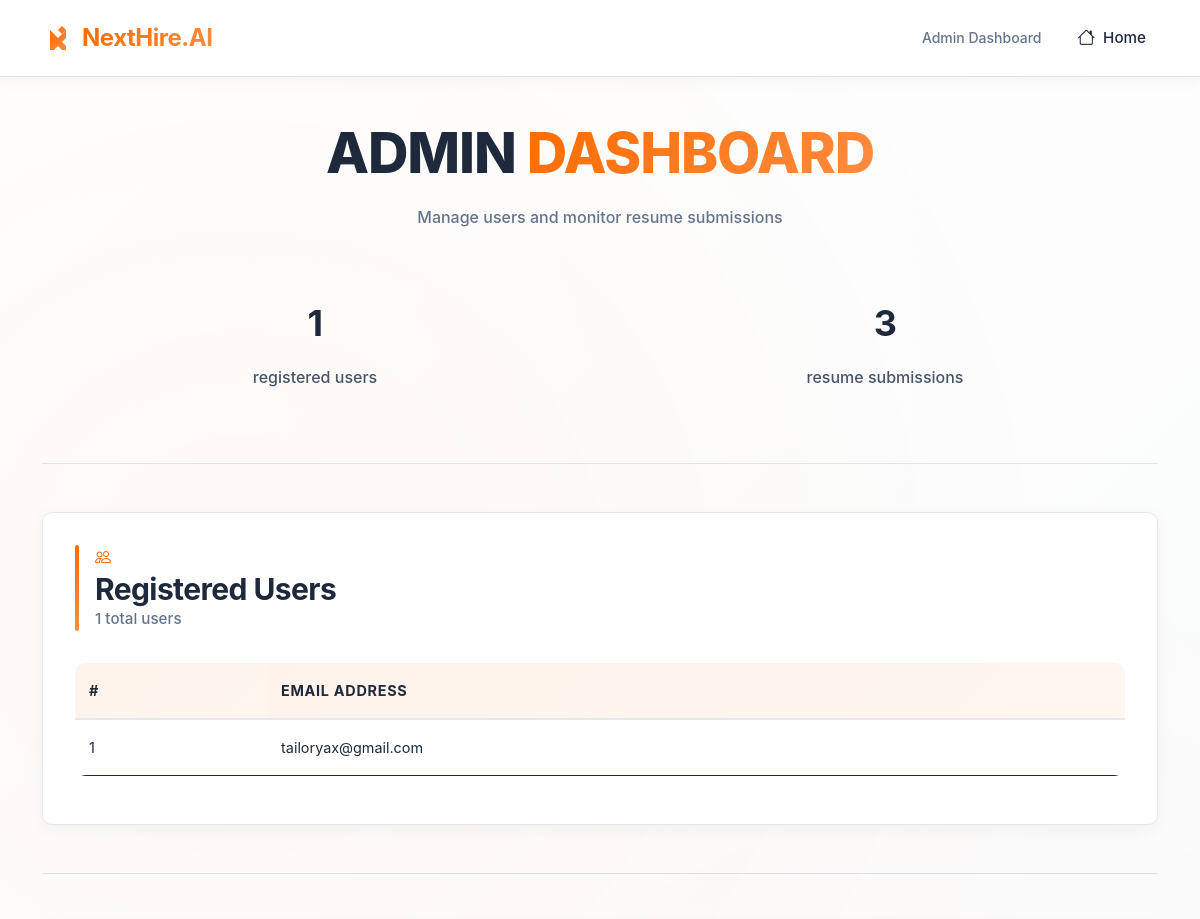
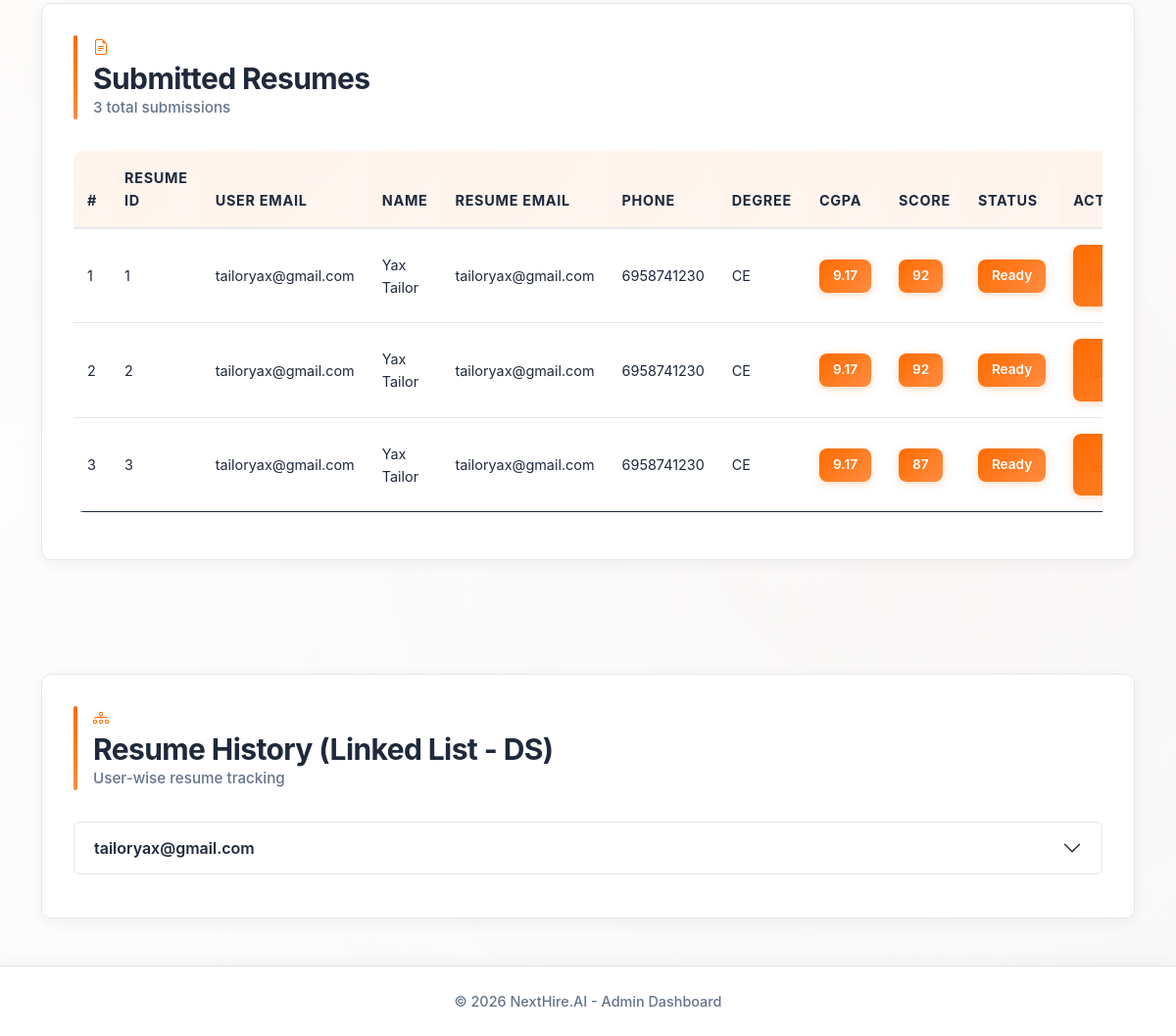
The app's page /admin_dashboard (signed in), older data (2 pictures, top to bottom).
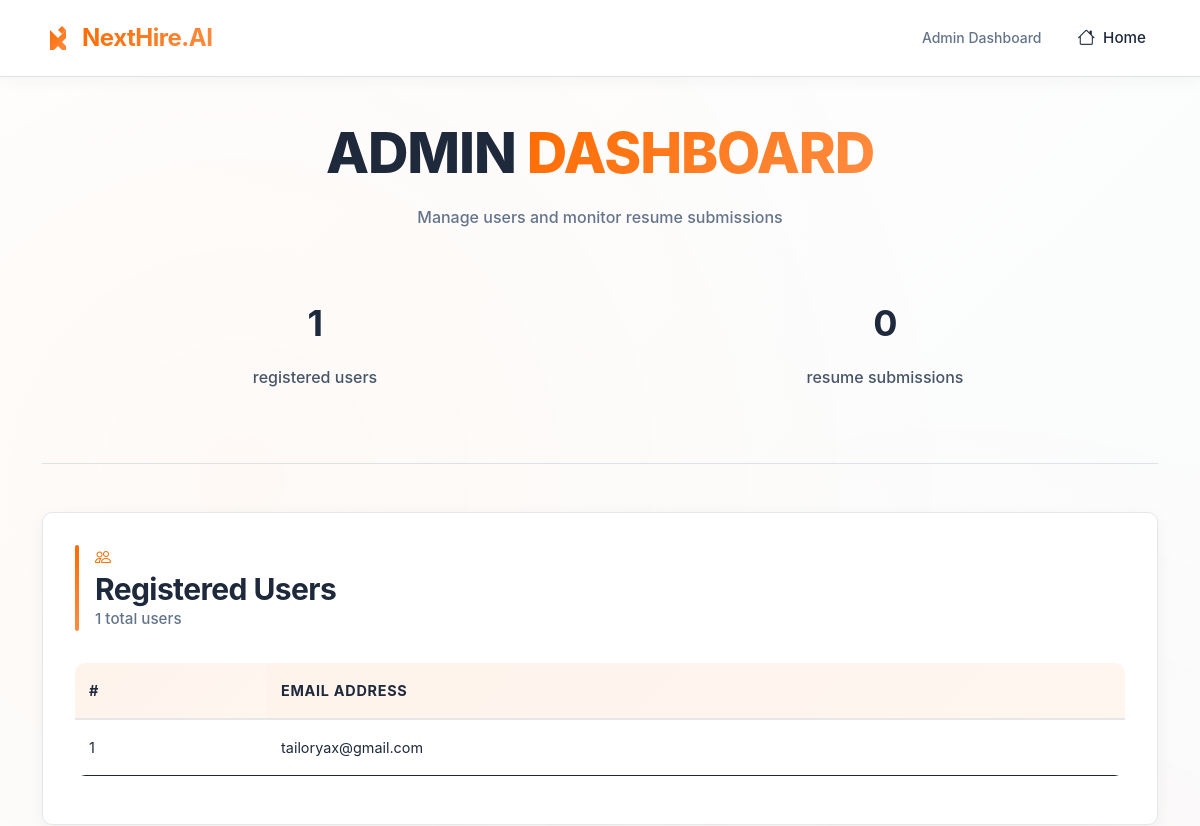
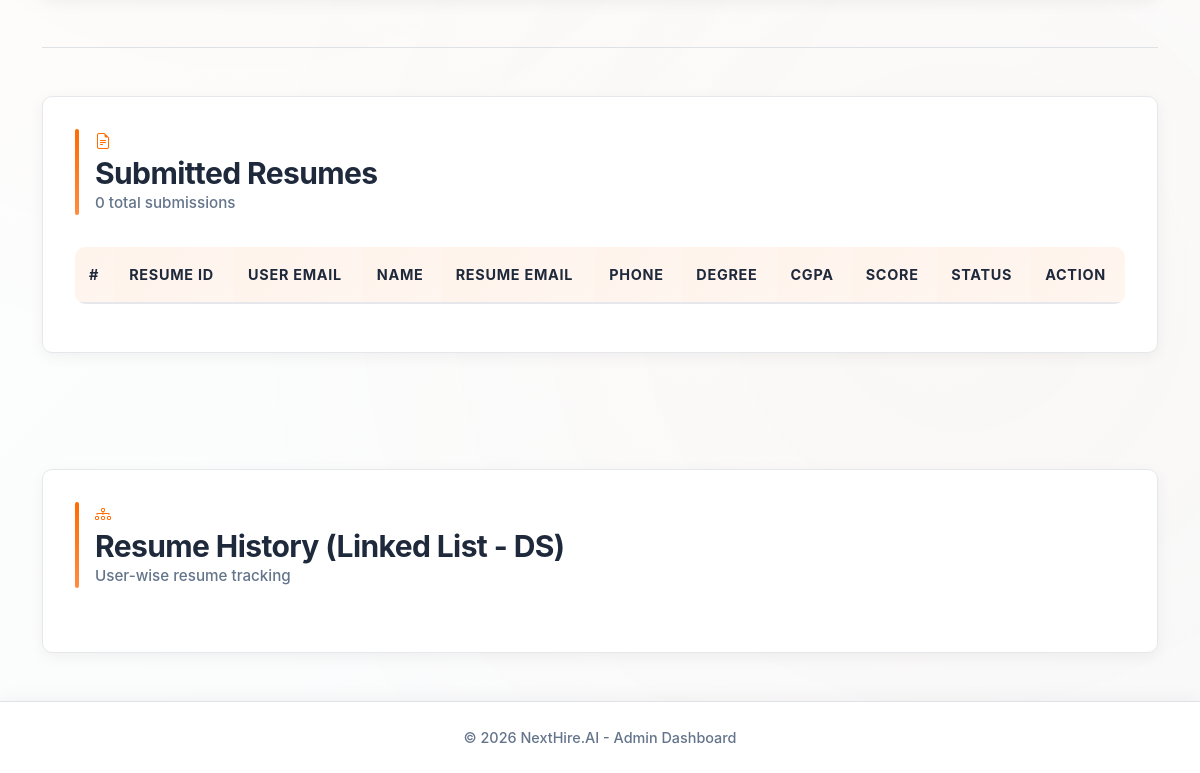
The same page, newer data (2 pictures, top to bottom).
### tables this page shows
CREATE TABLE users (
            email TEXT PRIMARY KEY,
            password TEXT
        );

CREATE TABLE resumes (
        id INTEGER PRIMARY KEY AUTOINCREMENT,
        user_email TEXT,
        name TEXT,
        phone TEXT,
        email TEXT,
        degree TEXT,
        cgpa TEXT,
        skills TEXT,
        projects TEXT,
        file_path TEXT
    , score INTEGER, status TEXT, created_at TEXT, github_username TEXT, city TEXT, about_yourself TEXT, job_fit_score INTEGER DEFAULT 0, report_pdf_path TEXT, pdf_report BLOB, pdf_generated_at TEXT);

### app.py (the view)
@app.route("/admin_dashboard")
def admin_dashboard():
    if not session.get("admin"):
        return "Unauthorized", 401
    if not user_resume_history:
        rebuild_resume_history()
    conn = get_db()
    cur = conn.cursor()
    cur.execute("SELECT email FROM users")
    users = cur.fetchall()
    cur.execute("""
    SELECT id, user_email, name, email, phone, degree, cgpa, score, status, file_path
    FROM resumes
    """)
    resumes = cur.fetchall()
    conn.close()
    return render_template("admin.html",users=users,resumes=resumes,ds_history=user_resume_history)

### app.py (called while the page is built, shortened)
def get_db():
    return sqlite3.connect(DB_NAME)

def rebuild_resume_history():
    global user_resume_history
    user_resume_history = {}
    conn = get_db()
    cur = conn.cursor()
    cur.execute("""
        SELECT user_email, id,
            COALESCE(score, 'N/A'),
            COALESCE(status, 'N/A')
        FROM resumes
        ORDER BY id
    """)
    rows = cur.fetchall()
    conn.close()

### python_modules/resume_history_ds.py (called while the page is built)
    def get_resume_history(self):
        history = []
        current = self.head
        while current:
            history.append({
                "resume_id": current.resume_id,
                "created_at": current.created_at,
                "resume_score": current.resume_score,
                "readiness_status": current.readiness_status
            })
            current = current.next
        return history

### templates/admin.html (shortened to what the changed rows need)
<!DOCTYPE html>
<html lang="en">
<head>
    <link href="https://cdn.jsdelivr.net/npm/bootstrap@5.3.2/dist/css/bootstrap.min.css" rel="stylesheet">
    <link rel="stylesheet" href="https://cdn.jsdelivr.net/npm/bootstrap-icons@1.11.0/font/bootstrap-icons.css">
    <link rel="stylesheet" href="{{ url_for('static', filename='css/style.css') }}">
</head>
<body>
<div class="container py-5">
    <div class="text-center mb-5">
        <h1 class="hero-title" style="font-size: 3.5rem;">
            ADMIN <span class="hero-accent">DASHBOARD</span>
        </h1>
    </div>
    <section class="py-4 mb-5" style="background-color: var(--background); border-radius: var(--radius);">
        <div class="row text-center">
            <div class="col-md-6">
                <h2 class="fw-bold">{{ users|length }}</h2>
            </div>
            <div class="col-md-6">
                <h2 class="fw-bold">{{ resumes|length }}</h2>
                <p class="mb-0">resume submissions</p>
            </div>
        </div>
    </section>
    <div class="panel mb-5">
        <div class="table-responsive">
            <table class="table">
                <thead>
                    <tr>
                        <th>#</th>
                        <th>Email Address</th>
                    </tr>
                </thead>
                <tbody>
                    {% for user in users %}
                    <tr>
                        <td>{{ loop.index }}</td>
                        <td>{{ user[0] }}</td>
                    </tr>
                    {% endfor %}
                </tbody>
            </table>
        </div>
    </div>
    <div class="panel">
        <div class="section-heading-container">
            <div>
                <h3 class="mb-0">Submitted Resumes</h3>
                <p class="text-muted small mb-0">{{ resumes|length }} total submissions</p>
            </div>
        </div>
        <div class="table-responsive">
            <table class="table">
                <thead>
                    <tr>
                        <th>#</th>
                        <th>Resume ID</th>
                        <th>User Email</th>
                        <th>Name</th>
                        <th>Resume Email</th>
                        <th>Phone</th>
                        <th>Degree</th>
                        <th>CGPA</th>
                        <th>Score</th>
                        <th>Status</th>
                        <th>Action</th>
                    </tr>
                </thead>
                <tbody>
                    {% for r in resumes %}
                    <tr>
                        <td>{{ loop.index }}</td>
                        <td>{{ r[0] }}</td>
                        <td>{{ r[1] }}</td>
                        <td>{{ r[2] }}</td>
                        <td>{{ r[3] }}</td>
                        <td>{{ r[4] }}</td>
                        <td>{{ r[5] }}</td>
                        <td><span class="dashboard-badge">{{ r[6] }}</span></td>
                        <td><span class="dashboard-badge">{{ r[7] }}</span></td>
                        <td><span class="dashboard-badge">{{ r[8] }}</span></td>
                        <td>
                            <a href="/admin/download_report/{{ r[0] }}" class="dashboard-action-btn" target="_blank">
                                <i class="bi bi-file-earmark-pdf"></i> Evaluation Report
                            </a>
                        </td>
                    </tr>
                    {% endfor %}
                </tbody>
            </table>
        </div>
    </div>
</div>
<div class="container my-5">
    <div class="panel">
        <div class="accordion mt-4" id="resumeHistoryAccordion">
            {% for email, ll in ds_history.items() %}
            <div class="accordion-item">
                <h2 class="accordion-header">
                    <button class="accordion-button collapsed" type="button"
                        data-bs-toggle="collapse"
                        data-bs-target="#collapse{{ loop.index }}">
                        {{ email }}
                    </button>
                </h2>
            </div>
            {% endfor %}
        </div>
    </div>
</div>
</body>
</html>

Row changes from the older to the newer data that the page shows:
removed resumes: id "1", user_email "tailoryax@gmail.com", name "Yax Tailor", email "tailoryax@gmail.com", phone "6958741230", degree "CE", cgpa "9.17", score "92", status "Ready"
removed resumes: id "2", user_email "tailoryax@gmail.com", name "Yax Tailor", email "tailoryax@gmail.com", phone "6958741230", degree "CE", cgpa "9.17", score "92", status "Ready"
removed resumes: id "3", user_email "tailoryax@gmail.com", name "Yax Tailor", email "tailoryax@gmail.com", phone "6958741230", degree "CE", cgpa "9.17", score "87", status "Ready"
Text that changed along with them:
{{ resumes|length }}: "3" → "0"
list line gone: "tailoryax@gmail.com"
